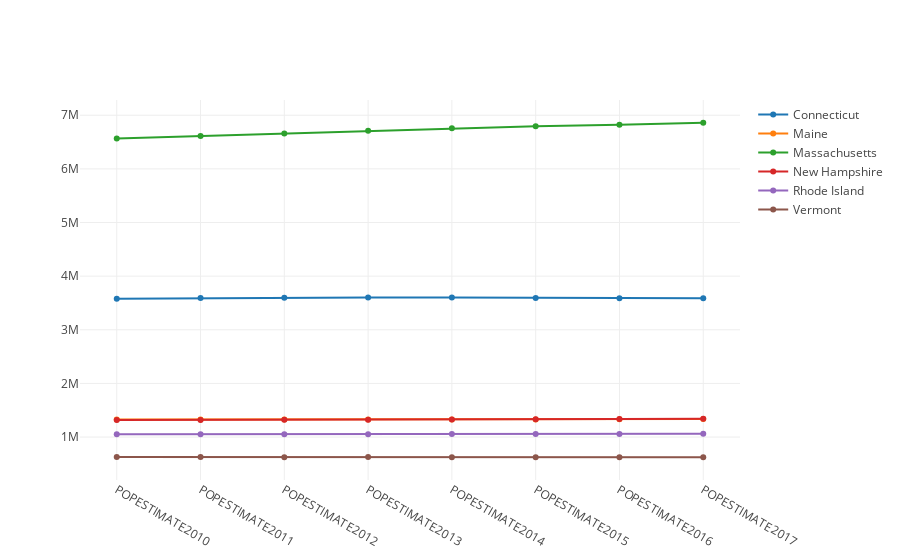

The notebook cell this image was saved under:
### Code cell
pyo.iplot(traces)

### Figure 1 — Plotly figure (JSON) as saved in the notebook; plotly's stock layout.template omitted (floating-point values rounded to 4 significant figures)
{"data": [{"mode": "markers+lines", "name": "Connecticut", "type": "scatter", "uid": "96397561-bf7c-44a4-ac1f-ccfa05e02126", "x": ["POPESTIMATE2010", "POPESTIMATE2011", "POPESTIMATE2012", "POPESTIMATE2013", "POPESTIMATE2014", "POPESTIMATE2015", "POPESTIMATE2016", "POPESTIMATE2017"], "y": [3580171, 3591927, 3597705, 3602470, 3600188, 3593862, 3587685, 3588184]}, {"mode": "markers+lines", "name": "Maine", "type": "scatter", "uid": "56d23c56-148c-46f0-aa20-1788e6ce2ba0", "x": ["POPESTIMATE2010", "POPESTIMATE2011", "POPESTIMATE2012", "POPESTIMATE2013", "POPESTIMATE2014", "POPESTIMATE2015", "POPESTIMATE2016", "POPESTIMATE2017"], "y": [1327568, 1327968, 1328101, 1327975, 1328903, 1327787, 1330232, 1335907]}, {"mode": "markers+lines", "name": "Massachusetts", "type": "scatter", "uid": "78398b27-2b32-4685-aed4-92f8730eeb94", "x": ["POPESTIMATE2010", "POPESTIMATE2011", "POPESTIMATE2012", "POPESTIMATE2013", "POPESTIMATE2014", "POPESTIMATE2015", "POPESTIMATE2016", "POPESTIMATE2017"], "y": [6564943, 6612178, 6659627, 6711138, 6757925, 6794002, 6823721, 6859819]}, {"mode": "markers+lines", "name": "New Hampshire", "type": "scatter", "uid": "c5aeb87d-4bd3-4946-91c3-210896f130b9", "x": ["POPESTIMATE2010", "POPESTIMATE2011", "POPESTIMATE2012", "POPESTIMATE2013", "POPESTIMATE2014", "POPESTIMATE2015", "POPESTIMATE2016", "POPESTIMATE2017"], "y": [1316700, 1318345, 1320923, 1322622, 1328684, 1330134, 1335015, 1342795]}, {"mode": "markers+lines", "name": "Rhode Island", "type": "scatter", "uid": "6ef1c438-36d3-4dce-98f5-0b92c8cf604d", "x": ["POPESTIMATE2010", "POPESTIMATE2011", "POPESTIMATE2012", "POPESTIMATE2013", "POPESTIMATE2014", "POPESTIMATE2015", "POPESTIMATE2016", "POPESTIMATE2017"], "y": [1053169, 1052154, 1052761, 1052784, 1054782, 1055916, 1057566, 1059639]}, {"mode": "markers+lines", "name": "Vermont", "type": "scatter", "uid": "f7a520ae-c559-4f0c-86e7-1d56d54a61f4", "x": ["POPESTIMATE2010", "POPESTIMATE2011", "POPESTIMATE2012", "POPESTIMATE2013", "POPESTIMATE2014", "POPESTIMATE2015", "POPESTIMATE2016", "POPESTIMATE2017"], "y": [625842, 626210, 625606, 626044, 625665, 624455, 623354, 623657]}], "layout": {}}
